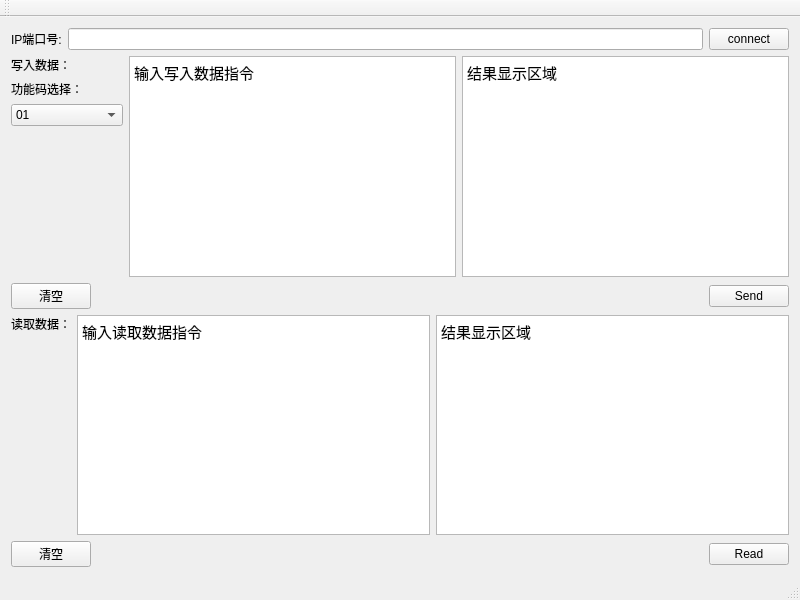
<?xml version="1.0" encoding="UTF-8"?>
<ui version="4.0">
 <class>ModbusTcpClient</class>
 <widget class="QMainWindow" name="ModbusTcpClient">
  <property name="geometry">
   <rect>
    <x>0</x>
    <y>0</y>
    <width>800</width>
    <height>600</height>
   </rect>
  </property>
  <property name="windowTitle">
   <string>ModbusTcpClient</string>
  </property>
  <widget class="QWidget" name="centralWidget">
   <layout class="QVBoxLayout" name="verticalLayout_3">
    <item>
     <layout class="QHBoxLayout" name="horizontalLayout">
      <item>
       <widget class="QLabel" name="label">
        <property name="text">
         <string>IP端口号:</string>
        </property>
       </widget>
      </item>
      <item>
       <widget class="QLineEdit" name="lineEdit"/>
      </item>
      <item>
       <widget class="QPushButton" name="connectButton">
        <property name="text">
         <string>connect</string>
        </property>
       </widget>
      </item>
     </layout>
    </item>
    <item>
     <layout class="QHBoxLayout" name="horizontalLayout_4">
      <item>
       <layout class="QVBoxLayout" name="verticalLayout">
        <item>
         <widget class="QLabel" name="label_2">
          <property name="text">
           <string>写入数据：</string>
          </property>
         </widget>
        </item>
        <item>
         <widget class="QLabel" name="label_4">
          <property name="text">
           <string>功能码选择：</string>
          </property>
         </widget>
        </item>
        <item>
         <widget class="QComboBox" name="comboBox">
          <item>
           <property name="text">
            <string>01</string>
           </property>
          </item>
          <item>
           <property name="text">
            <string>02</string>
           </property>
          </item>
          <item>
           <property name="text">
            <string>03</string>
           </property>
          </item>
          <item>
           <property name="text">
            <string>04</string>
           </property>
          </item>
          <item>
           <property name="text">
            <string>05（写单个线圈）</string>
           </property>
          </item>
          <item>
           <property name="text">
            <string>06</string>
           </property>
          </item>
         </widget>
        </item>
        <item>
         <spacer name="verticalSpacer">
          <property name="orientation">
           <enum>Qt::Vertical</enum>
          </property>
          <property name="sizeHint" stdset="0">
           <size>
            <width>20</width>
            <height>40</height>
           </size>
          </property>
         </spacer>
        </item>
       </layout>
      </item>
      <item>
       <widget class="QTextEdit" name="textEdit_write">
        <property name="html">
         <string>&lt;!DOCTYPE HTML PUBLIC &quot;-//W3C//DTD HTML 4.0//EN&quot; &quot;http://www.w3.org/TR/REC-html40/strict.dtd&quot;&gt;
&lt;html&gt;&lt;head&gt;&lt;meta name=&quot;qrichtext&quot; content=&quot;1&quot; /&gt;&lt;style type=&quot;text/css&quot;&gt;
p, li { white-space: pre-wrap; }
&lt;/style&gt;&lt;/head&gt;&lt;body style=&quot; font-family:'Titillium Web'; font-size:11pt; font-weight:400; font-style:normal;&quot;&gt;
&lt;p style=&quot; margin-top:0px; margin-bottom:0px; margin-left:0px; margin-right:0px; -qt-block-indent:0; text-indent:0px;&quot;&gt;输入写入数据指令&lt;/p&gt;&lt;/body&gt;&lt;/html&gt;</string>
        </property>
        <property name="placeholderText">
         <string/>
        </property>
       </widget>
      </item>
      <item>
       <widget class="QTextEdit" name="textEdit_w_res">
        <property name="html">
         <string>&lt;!DOCTYPE HTML PUBLIC &quot;-//W3C//DTD HTML 4.0//EN&quot; &quot;http://www.w3.org/TR/REC-html40/strict.dtd&quot;&gt;
&lt;html&gt;&lt;head&gt;&lt;meta name=&quot;qrichtext&quot; content=&quot;1&quot; /&gt;&lt;style type=&quot;text/css&quot;&gt;
p, li { white-space: pre-wrap; }
&lt;/style&gt;&lt;/head&gt;&lt;body style=&quot; font-family:'Titillium Web'; font-size:11pt; font-weight:400; font-style:normal;&quot;&gt;
&lt;p style=&quot; margin-top:0px; margin-bottom:0px; margin-left:0px; margin-right:0px; -qt-block-indent:0; text-indent:0px;&quot;&gt;结果显示区域&lt;/p&gt;&lt;/body&gt;&lt;/html&gt;</string>
        </property>
       </widget>
      </item>
     </layout>
    </item>
    <item>
     <layout class="QHBoxLayout" name="horizontalLayout_3">
      <item>
       <widget class="QPushButton" name="sendButton_clear">
        <property name="text">
         <string>清空</string>
        </property>
       </widget>
      </item>
      <item>
       <spacer name="horizontalSpacer">
        <property name="orientation">
         <enum>Qt::Horizontal</enum>
        </property>
        <property name="sizeHint" stdset="0">
         <size>
          <width>298</width>
          <height>20</height>
         </size>
        </property>
       </spacer>
      </item>
      <item>
       <widget class="QPushButton" name="sendButton">
        <property name="text">
         <string>Send</string>
        </property>
       </widget>
      </item>
     </layout>
    </item>
    <item>
     <layout class="QHBoxLayout" name="horizontalLayout_5">
      <item>
       <layout class="QVBoxLayout" name="verticalLayout_2">
        <item>
         <widget class="QLabel" name="label_3">
          <property name="text">
           <string>读取数据：</string>
          </property>
         </widget>
        </item>
        <item>
         <spacer name="verticalSpacer_2">
          <property name="orientation">
           <enum>Qt::Vertical</enum>
          </property>
          <property name="sizeHint" stdset="0">
           <size>
            <width>20</width>
            <height>48</height>
           </size>
          </property>
         </spacer>
        </item>
       </layout>
      </item>
      <item>
       <widget class="QTextEdit" name="textEdit_read">
        <property name="html">
         <string>&lt;!DOCTYPE HTML PUBLIC &quot;-//W3C//DTD HTML 4.0//EN&quot; &quot;http://www.w3.org/TR/REC-html40/strict.dtd&quot;&gt;
&lt;html&gt;&lt;head&gt;&lt;meta name=&quot;qrichtext&quot; content=&quot;1&quot; /&gt;&lt;style type=&quot;text/css&quot;&gt;
p, li { white-space: pre-wrap; }
&lt;/style&gt;&lt;/head&gt;&lt;body style=&quot; font-family:'Titillium Web'; font-size:11pt; font-weight:400; font-style:normal;&quot;&gt;
&lt;p style=&quot; margin-top:0px; margin-bottom:0px; margin-left:0px; margin-right:0px; -qt-block-indent:0; text-indent:0px;&quot;&gt;输入读取数据指令&lt;/p&gt;&lt;/body&gt;&lt;/html&gt;</string>
        </property>
       </widget>
      </item>
      <item>
       <widget class="QTextEdit" name="textEdit_r_res">
        <property name="html">
         <string>&lt;!DOCTYPE HTML PUBLIC &quot;-//W3C//DTD HTML 4.0//EN&quot; &quot;http://www.w3.org/TR/REC-html40/strict.dtd&quot;&gt;
&lt;html&gt;&lt;head&gt;&lt;meta name=&quot;qrichtext&quot; content=&quot;1&quot; /&gt;&lt;style type=&quot;text/css&quot;&gt;
p, li { white-space: pre-wrap; }
&lt;/style&gt;&lt;/head&gt;&lt;body style=&quot; font-family:'Titillium Web'; font-size:11pt; font-weight:400; font-style:normal;&quot;&gt;
&lt;p style=&quot; margin-top:0px; margin-bottom:0px; margin-left:0px; margin-right:0px; -qt-block-indent:0; text-indent:0px;&quot;&gt;结果显示区域&lt;/p&gt;&lt;/body&gt;&lt;/html&gt;</string>
        </property>
       </widget>
      </item>
     </layout>
    </item>
    <item>
     <layout class="QHBoxLayout" name="horizontalLayout_2">
      <item>
       <widget class="QPushButton" name="readButton_clear">
        <property name="text">
         <string>清空</string>
        </property>
       </widget>
      </item>
      <item>
       <spacer name="horizontalSpacer_2">
        <property name="orientation">
         <enum>Qt::Horizontal</enum>
        </property>
        <property name="sizeHint" stdset="0">
         <size>
          <width>298</width>
          <height>20</height>
         </size>
        </property>
       </spacer>
      </item>
      <item>
       <widget class="QPushButton" name="readButton">
        <property name="text">
         <string>Read</string>
        </property>
       </widget>
      </item>
     </layout>
    </item>
   </layout>
  </widget>
  <widget class="QMenuBar" name="menuBar">
   <property name="geometry">
    <rect>
     <x>0</x>
     <y>0</y>
     <width>800</width>
     <height>29</height>
    </rect>
   </property>
  </widget>
  <widget class="QToolBar" name="mainToolBar">
   <attribute name="toolBarArea">
    <enum>TopToolBarArea</enum>
   </attribute>
   <attribute name="toolBarBreak">
    <bool>false</bool>
   </attribute>
  </widget>
  <widget class="QStatusBar" name="statusBar"/>
 </widget>
 <layoutdefault spacing="6" margin="11"/>
 <resources/>
 <connections/>
</ui>
